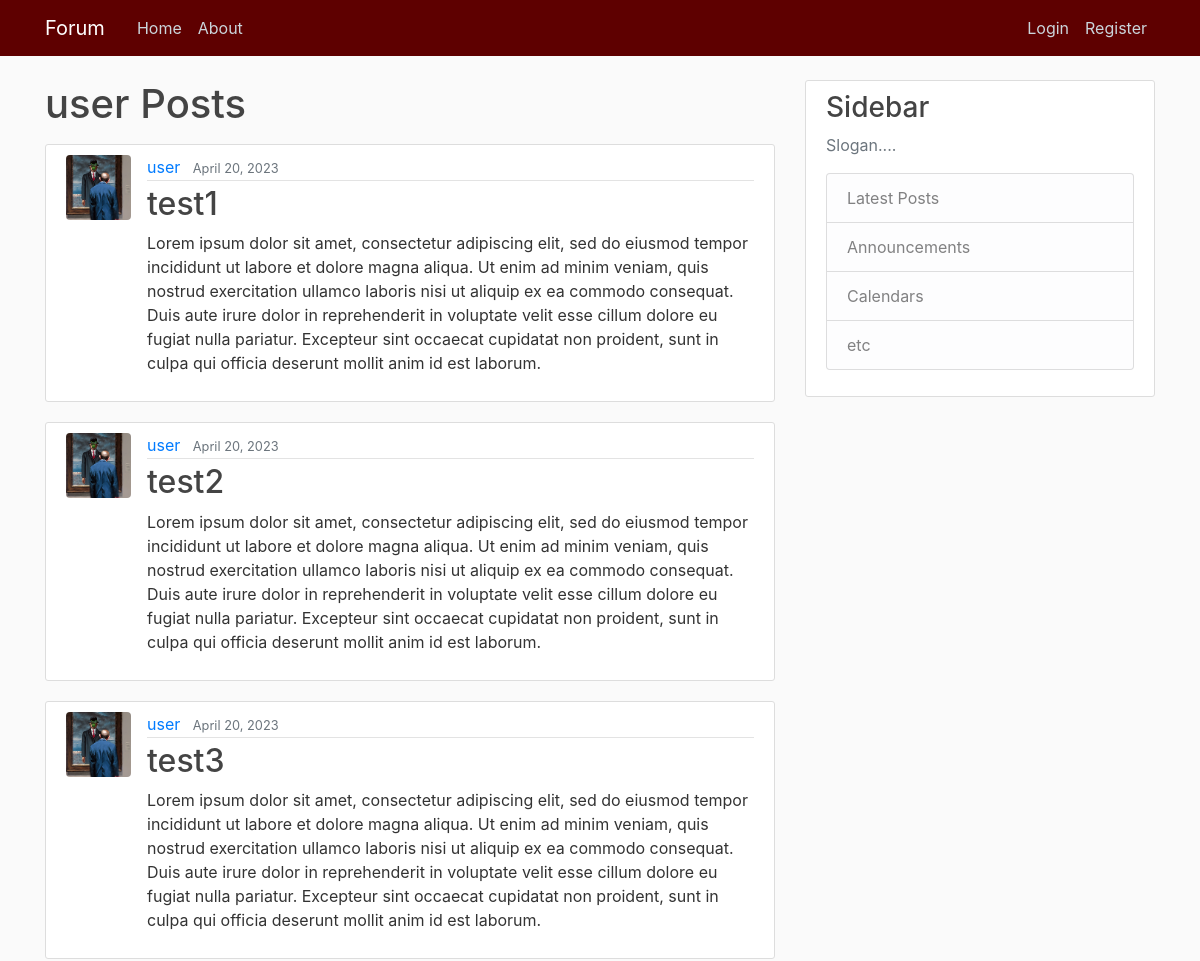
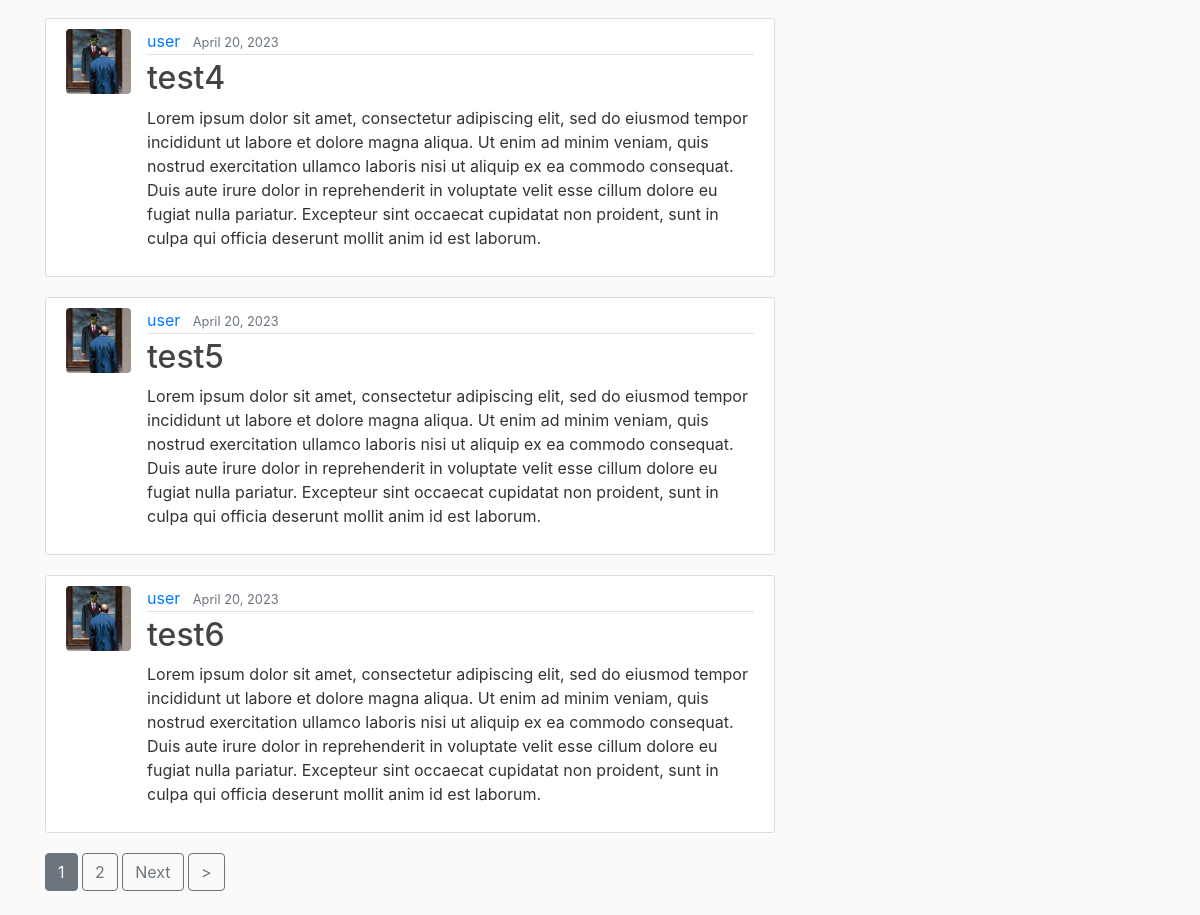
The app's page /user/user with its own data (2 pictures, top to bottom).
### blog/models.py (models this page shows, shortened)
class Post(models.Model):
    title = models.CharField(max_length=150)                    # Title field for 150 characters
    content = models.TextField()                                # Text field
    date_posted = models.DateTimeField(default=timezone.now)    # Time Stamp for the defaults Time Zone
    author = models.ForeignKey(User, on_delete=models.CASCADE)  # User if User gets delete, so are its Posts

### users/models.py (models this page shows, shortened)
class Profile(models.Model):
    user = models.OneToOneField(User, on_delete=models.CASCADE)
    image = models.ImageField(default='default.png' or 'default_a', upload_to='profile_img')

### blog/views.py (the view)
# urls.py: path('user/<str:username>', UserPostListView.as_view(), name='post-user'),
class UserPostListView(ListView):
    model = Post
    template_name = 'blog/post_user.html'
    context_object_name = 'posts'
    ordering = ['-date_posted']
    paginate_by = 6
    def get_queryset(self):
        user = get_object_or_404(User, username=self.kwargs.get('username'))
        return Post.objects.filter(author=user)

### blog/templates/blog/post_user.html (shortened to what this page needs)
{% extends "blog/base.html" %}
{% block content %}
    <h1 class="mb-3">{{ view.kwargs.username }} Posts</h1>
    {% for post in posts %}
        <article class="media content-section">
          <img class="rounded img-frame" src="{{ post.author.profile.image.url }}" alt="">
          <div class="media-body">
            <div class="article-metadata">
              <a class="mr-2" href="{% url 'post-user' post.author.username %}">{{ post.author }}</a>
              <small class="text-muted">{{ post.date_posted|date:"N d, Y" }}</small>
            </div>
            <h2><a class="article-title" href="{% url 'post-detail' post.id %}">{{ post.title }}</a></h2>
            <p class="article-content">{{ post.content }}</p>
          </div>
        </article>
    {% endfor %}
    {% if is_paginated %}
      {% for num in page_obj.paginator.page_range %}
        {% if page_obj.number == num %}
          <a class="btn btn-secondary mb-4" href="?page={{ num }}">{{ num }}</a>
        {% elif num > page_obj.number|add:'-3' and num < page_obj.number|add:'3' %}
          <a class="btn btn-outline-secondary mb-4" href="?page={{ num }}">{{ num }}</a>
        {% endif %}
      {% endfor %}
      {% if page_obj.has_next %}
        <a class="btn btn-outline-secondary mb-4" href="?page={{ page_obj.next_page_number }}">Next</a>
        <a class="btn btn-outline-secondary mb-4" href="?page={{ page_obj.paginator.num_pages }}">></a>
      {% endif %}
    {% endif %}
{% endblock %}

### blog/static/css/style.css (style rules this page uses)
body { background: #fafafa; color: #333333; margin-top: 5rem; }
h1, h2, h3, h4, h5, h6 { color: #444444; }
.content-section { background: #ffffff; padding: 10px 20px; border: 1px solid #dddddd; border-radius: 3px; margin-bottom: 20px; }
.article-title { color: #444444; }
.article-content { white-space: pre-line; }
.img-frame { height: 65px; width: 65px; margin-right: 16px; }
.article-metadata { padding-bottom: 1px; margin-bottom: 4px; border-bottom: 1px solid #e3e3e3 }

### records on screen
Post: author.profile.image (placeholder picture), author "user", date_posted "April 20, 2023", title "test1", content "Lorem ipsum dolor sit amet, consectetur adipiscing elit, sed do eiusmod tempor incididunt ut labore et dolore magna aliqua. Ut enim ad minim veniam, quis nostrud exercitation ullamco laboris nisi ut aliquip ex ea commodo consequat. Duis aute irure dolor in reprehenderit in voluptate velit esse cillum dolore eu fugiat nulla pariatur. Excepteur sint occaecat cupidatat non proident, sunt in culpa qui officia deserunt mollit anim id est laborum."
Post: author.profile.image (placeholder picture), author "user", date_posted "April 20, 2023", title "test2", content "Lorem ipsum dolor sit amet, consectetur adipiscing elit, sed do eiusmod tempor incididunt ut labore et dolore magna aliqua. Ut enim ad minim veniam, quis nostrud exercitation ullamco laboris nisi ut aliquip ex ea commodo consequat. Duis aute irure dolor in reprehenderit in voluptate velit esse cillum dolore eu fugiat nulla pariatur. Excepteur sint occaecat cupidatat non proident, sunt in culpa qui officia deserunt mollit anim id est laborum."
Post: author.profile.image (placeholder picture), author "user", date_posted "April 20, 2023", title "test3", content "Lorem ipsum dolor sit amet, consectetur adipiscing elit, sed do eiusmod tempor incididunt ut labore et dolore magna aliqua. Ut enim ad minim veniam, quis nostrud exercitation ullamco laboris nisi ut aliquip ex ea commodo consequat. Duis aute irure dolor in reprehenderit in voluptate velit esse cillum dolore eu fugiat nulla pariatur. Excepteur sint occaecat cupidatat non proident, sunt in culpa qui officia deserunt mollit anim id est laborum."
Post: author.profile.image (placeholder picture), author "user", date_posted "April 20, 2023", title "test4", content "Lorem ipsum dolor sit amet, consectetur adipiscing elit, sed do eiusmod tempor incididunt ut labore et dolore magna aliqua. Ut enim ad minim veniam, quis nostrud exercitation ullamco laboris nisi ut aliquip ex ea commodo consequat. Duis aute irure dolor in reprehenderit in voluptate velit esse cillum dolore eu fugiat nulla pariatur. Excepteur sint occaecat cupidatat non proident, sunt in culpa qui officia deserunt mollit anim id est laborum."
Post: author.profile.image (placeholder picture), author "user", date_posted "April 20, 2023", title "test5", content "Lorem ipsum dolor sit amet, consectetur adipiscing elit, sed do eiusmod tempor incididunt ut labore et dolore magna aliqua. Ut enim ad minim veniam, quis nostrud exercitation ullamco laboris nisi ut aliquip ex ea commodo consequat. Duis aute irure dolor in reprehenderit in voluptate velit esse cillum dolore eu fugiat nulla pariatur. Excepteur sint occaecat cupidatat non proident, sunt in culpa qui officia deserunt mollit anim id est laborum."
Post: author.profile.image (placeholder picture), author "user", date_posted "April 20, 2023", title "test6", content "Lorem ipsum dolor sit amet, consectetur adipiscing elit, sed do eiusmod tempor incididunt ut labore et dolore magna aliqua. Ut enim ad minim veniam, quis nostrud exercitation ullamco laboris nisi ut aliquip ex ea commodo consequat. Duis aute irure dolor in reprehenderit in voluptate velit esse cillum dolore eu fugiat nulla pariatur. Excepteur sint occaecat cupidatat non proident, sunt in culpa qui officia deserunt mollit anim id est laborum."

### other values on screen
{{ view.kwargs.username }} "user"
{{ num }} "1"
{{ num }} "2"
